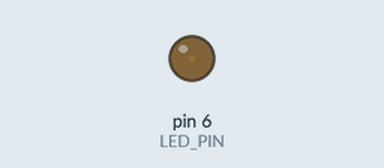
The sketch below on a simulated Arduino Uno, built with avr-gcc and run on an emulated ATmega328P. Parts: output pins drawn as LEDs (lit = HIGH).

Above: at 0.05 s.
At 0.65 s:
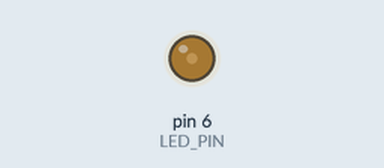
At 1.3 s:
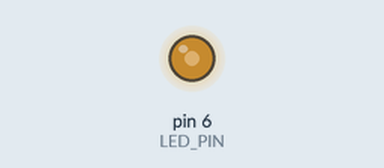
At 2.55 s:
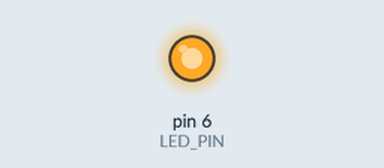
Timing chart, 0 to 5.9 s (numbered marks = the images above):
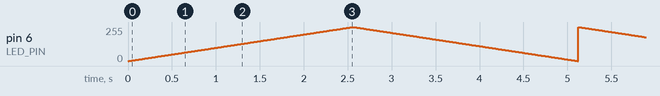

The sketch:

task2.ino
```cpp
#define LED_PIN 6

void setup() {
  pinMode(LED_PIN, OUTPUT);
}

void loop() {
	for(unsigned int i = 0; i <=255 ; ++i) {
    analogWrite(LED_PIN, i);
    delay(10);
  }

	for(unsigned int i = 255; i >=0 ; --i) {
    analogWrite(LED_PIN, i);
    delay(10);
  }
}
```
